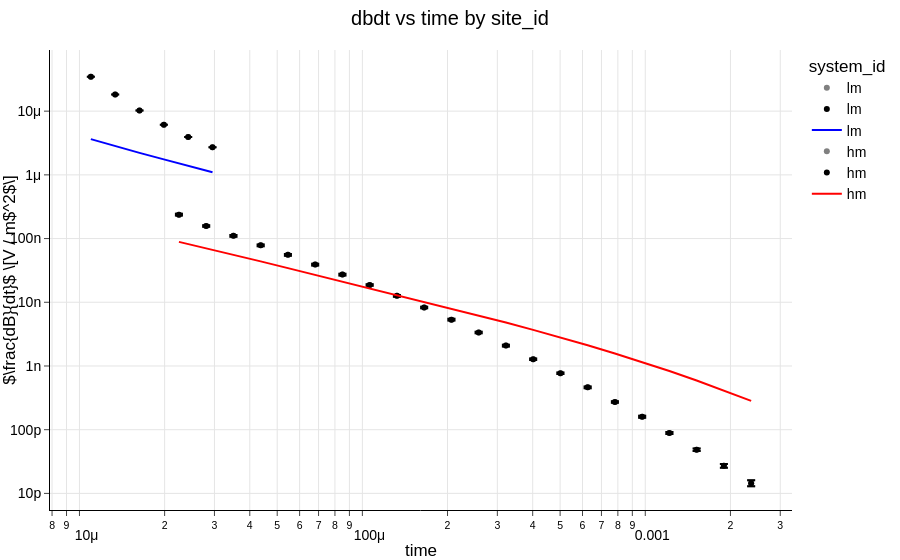

Here is the notebook cell this chart was saved with:
### Code cell
panels.dbdtSounding(dataframe=data2).render()

### Figure 1 — Plotly figure (JSON) as saved in the notebook; plotly's stock layout.template omitted (floating-point values rounded to 4 significant figures)
{"data": [{"customdata": [["lm", 961, 31], ["lm", 962, 31], ["lm", 963, 31], ["lm", 964, 31], ["lm", 965, 31], ["lm", 966, 31]], "error_y": {"array": [5.201e-08, 2.736e-08, 1.531e-08, 9.15e-09, 5.896e-09, 4.079e-09], "arrayminus": [5.05e-08, 2.657e-08, 1.487e-08, 8.883e-09, 5.724e-09, 3.96e-09]}, "hovertemplate": "system_id=lm<br>time=%{x}<br>dbdt=%{y}<extra></extra>", "legendgroup": "lm", "marker": {"color": "gray", "symbol": "circle"}, "mode": "markers", "name": "lm", "orientation": "v", "showlegend": true, "type": "scatter", "x": [1.097e-05, 1.337e-05, 1.63e-05, 1.987e-05, 2.423e-05, 2.953e-05], "xaxis": "x", "y": [3.468e-05, 1.824e-05, 1.021e-05, 6.1e-06, 3.93e-06, 2.719e-06], "yaxis": "y"}, {"customdata": [["hm", 968, 31], ["hm", 969, 31], ["hm", 970, 31], ["hm", 971, 31], ["hm", 972, 31], ["hm", 973, 31], ["hm", 974, 31], ["hm", 975, 31], ["hm", 976, 31], ["hm", 977, 31], ["hm", 978, 31], ["hm", 979, 31], ["hm", 980, 31], ["hm", 981, 31], ["hm", 982, 31], ["hm", 983, 31], ["hm", 984, 31], ["hm", 985, 31], ["hm", 986, 31], ["hm", 987, 31], ["hm", 988, 31], ["hm", 989, 31]], "error_y": {"array": [7.119e-09, 4.731e-09, 3.315e-09, 2.35e-09, 1.665e-09, 1.171e-09, 8.166e-10, 5.607e-10, 3.781e-10, 2.485e-10, 1.599e-10, 1.004e-10, 6.262e-11, 3.84e-11, 2.33e-11, 1.415e-11, 8.46e-12, 5.272e-12, 3.324e-12, 2.312e-12, 1.884e-12, 1.585e-12], "arrayminus": [6.911e-09, 4.594e-09, 3.218e-09, 2.282e-09, 1.616e-09, 1.137e-09, 7.928e-10, 5.444e-10, 3.671e-10, 2.413e-10, 1.553e-10, 9.752e-11, 6.08e-11, 3.728e-11, 2.262e-11, 1.373e-11, 8.205e-12, 5.103e-12, 3.204e-12, 2.207e-12, 1.762e-12, 1.428e-12]}, "hovertemplate": "system_id=hm<br>time=%{x}<br>dbdt=%{y}<extra></extra>", "legendgroup": "hm", "marker": {"color": "gray", "symbol": "circle"}, "mode": "markers", "name": "hm", "orientation": "v", "showlegend": true, "type": "scatter", "x": [2.247e-05, 2.805e-05, 3.501e-05, 4.371e-05, 5.456e-05, 6.81e-05, 8.501e-05, 0.0001061, 0.0001325, 0.0001654, 0.0002064, 0.0002577, 0.0003217, 0.0004015, 0.0005012, 0.0006257, 0.000781, 0.0009749, 0.001217, 0.001519, 0.001896, 0.002367], "xaxis": "x", "y": [2.373e-07, 1.577e-07, 1.105e-07, 7.834e-08, 5.549e-08, 3.902e-08, 2.722e-08, 1.869e-08, 1.26e-08, 8.284e-09, 5.331e-09, 3.348e-09, 2.087e-09, 1.276e-09, 7.69e-10, 4.624e-10, 2.72e-10, 1.597e-10, 8.841e-11, 4.857e-11, 2.711e-11, 1.443e-11], "yaxis": "y"}, {"error_y": {"array": [5.201e-08, 2.736e-08, 1.531e-08, 9.15e-09, 5.896e-09, 4.079e-09], "arrayminus": [5.05e-08, 2.657e-08, 1.487e-08, 8.883e-09, 5.724e-09, 3.96e-09]}, "hovertemplate": "system_id=lm<br>time=%{x}<br>dbdt=%{y}<extra></extra>", "legendgroup": "lm", "marker": {"color": "black", "symbol": "circle"}, "mode": "markers", "name": "lm", "orientation": "v", "showlegend": true, "type": "scatter", "x": [1.097e-05, 1.337e-05, 1.63e-05, 1.987e-05, 2.423e-05, 2.953e-05], "xaxis": "x", "y": [3.468e-05, 1.824e-05, 1.021e-05, 6.1e-06, 3.93e-06, 2.719e-06], "yaxis": "y"}, {"error_y": {"array": [7.119e-09, 4.731e-09, 3.315e-09, 2.35e-09, 1.665e-09, 1.171e-09, 8.166e-10, 5.607e-10, 3.781e-10, 2.485e-10, 1.599e-10, 1.004e-10, 6.262e-11, 3.84e-11, 2.33e-11, 1.415e-11, 8.46e-12, 5.272e-12, 3.324e-12, 2.312e-12, 1.884e-12, 1.585e-12], "arrayminus": [6.911e-09, 4.594e-09, 3.218e-09, 2.282e-09, 1.616e-09, 1.137e-09, 7.928e-10, 5.444e-10, 3.671e-10, 2.413e-10, 1.553e-10, 9.752e-11, 6.08e-11, 3.728e-11, 2.262e-11, 1.373e-11, 8.205e-12, 5.103e-12, 3.204e-12, 2.207e-12, 1.762e-12, 1.428e-12]}, "hovertemplate": "system_id=hm<br>time=%{x}<br>dbdt=%{y}<extra></extra>", "legendgroup": "hm", "marker": {"color": "black", "symbol": "circle"}, "mode": "markers", "name": "hm", "orientation": "v", "showlegend": true, "type": "scatter", "x": [2.247e-05, 2.805e-05, 3.501e-05, 4.371e-05, 5.456e-05, 6.81e-05, 8.501e-05, 0.0001061, 0.0001325, 0.0001654, 0.0002064, 0.0002577, 0.0003217, 0.0004015, 0.0005012, 0.0006257, 0.000781, 0.0009749, 0.001217, 0.001519, 0.001896, 0.002367], "xaxis": "x", "y": [2.373e-07, 1.577e-07, 1.105e-07, 7.834e-08, 5.549e-08, 3.902e-08, 2.722e-08, 1.869e-08, 1.26e-08, 8.284e-09, 5.331e-09, 3.348e-09, 2.087e-09, 1.276e-09, 7.69e-10, 4.624e-10, 2.72e-10, 1.597e-10, 8.841e-11, 4.857e-11, 2.711e-11, 1.443e-11], "yaxis": "y"}, {"customdata": [["lm", 961, 31], ["lm", 962, 31], ["lm", 963, 31], ["lm", 964, 31], ["lm", 965, 31], ["lm", 966, 31]], "hovertemplate": "system_id=lm<br>time=%{x}<br>dbdt_syn=%{y}<extra></extra>", "legendgroup": "lm", "line": {"color": "#0000ff", "dash": "solid"}, "marker": {"symbol": "circle"}, "mode": "lines", "name": "lm", "orientation": "v", "showlegend": true, "type": "scatter", "x": [1.097e-05, 1.337e-05, 1.63e-05, 1.987e-05, 2.423e-05, 2.953e-05], "xaxis": "x", "y": [3.639e-06, 2.822e-06, 2.211e-06, 1.75e-06, 1.388e-06, 1.096e-06], "yaxis": "y"}, {"customdata": [["hm", 968, 31], ["hm", 969, 31], ["hm", 970, 31], ["hm", 971, 31], ["hm", 972, 31], ["hm", 973, 31], ["hm", 974, 31], ["hm", 975, 31], ["hm", 976, 31], ["hm", 977, 31], ["hm", 978, 31], ["hm", 979, 31], ["hm", 980, 31], ["hm", 981, 31], ["hm", 982, 31], ["hm", 983, 31], ["hm", 984, 31], ["hm", 985, 31], ["hm", 986, 31], ["hm", 987, 31], ["hm", 988, 31], ["hm", 989, 31]], "hovertemplate": "system_id=hm<br>time=%{x}<br>dbdt_syn=%{y}<extra></extra>", "legendgroup": "hm", "line": {"color": "#ff0000", "dash": "solid"}, "marker": {"symbol": "circle"}, "mode": "lines", "name": "hm", "orientation": "v", "showlegend": true, "type": "scatter", "x": [2.247e-05, 2.805e-05, 3.501e-05, 4.371e-05, 5.456e-05, 6.81e-05, 8.501e-05, 0.0001061, 0.0001325, 0.0001654, 0.0002064, 0.0002577, 0.0003217, 0.0004015, 0.0005012, 0.0006257, 0.000781, 0.0009749, 0.001217, 0.001519, 0.001896, 0.002367], "xaxis": "x", "y": [8.867e-08, 7.047e-08, 5.574e-08, 4.385e-08, 3.435e-08, 2.689e-08, 2.111e-08, 1.662e-08, 1.309e-08, 1.028e-08, 8.031e-09, 6.237e-09, 4.813e-09, 3.689e-09, 2.804e-09, 2.11e-09, 1.569e-09, 1.151e-09, 8.325e-10, 5.926e-10, 4.136e-10, 2.838e-10], "yaxis": "y"}], "layout": {"dragmode": "select", "legend": {"title": {"text": "system_id"}, "tracegroupgap": 0}, "margin": {"b": 50, "l": 50, "r": 50, "t": 50}, "title": {"text": "dbdt vs time by site_id"}, "xaxis": {"anchor": "y", "domain": [0, 1], "title": {"text": "time"}, "type": "log"}, "yaxis": {"anchor": "x", "domain": [0, 1], "title": {"text": "$\\frac{dB}{dt}$ \\[V / m$^2$\\]"}, "type": "log"}}}
